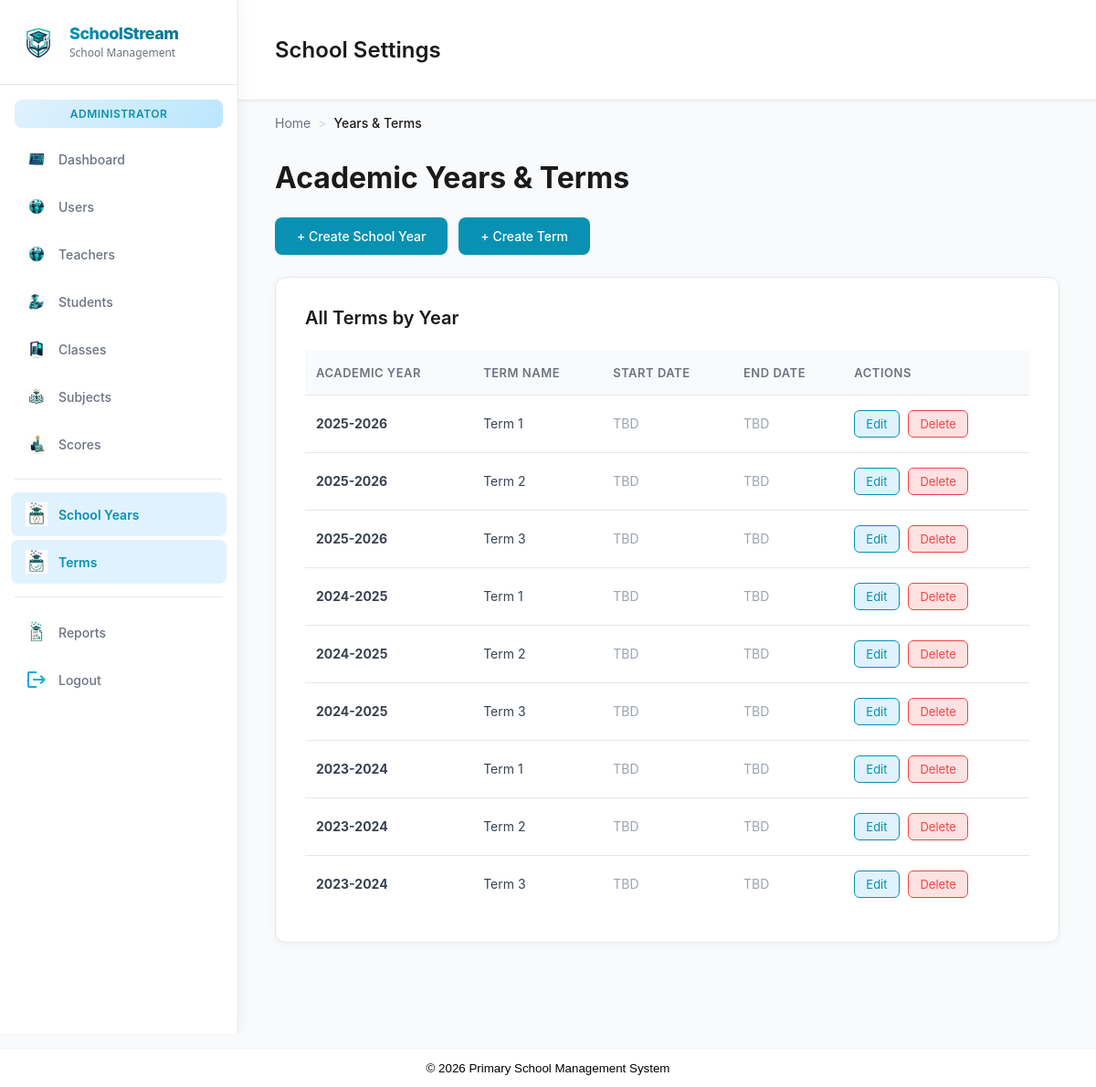
/views/school/years_terms.php (signed in), run on the app's committed database.
### tables this page shows
CREATE TABLE IF NOT EXISTS terms (
    term_id INT AUTO_INCREMENT PRIMARY KEY,
    term_name VARCHAR(20) NOT NULL,
    school_year_id INT NOT NULL,
    UNIQUE (term_name, school_year_id),
    CONSTRAINT fk_terms_year
        FOREIGN KEY (school_year_id) REFERENCES school_years(school_year_id)
        ON DELETE CASCADE
        ON UPDATE CASCADE
);

CREATE TABLE IF NOT EXISTS school_years (
    school_year_id INT AUTO_INCREMENT PRIMARY KEY,
    year_name VARCHAR(20) NOT NULL UNIQUE
);

### models/Model.php (called while the page is built, shortened)
<?php
abstract class Model {
    protected static $pdo = null;
    protected function getConnection() {
        if (self::$pdo === null) {
            self::$pdo = getDBConnection();
        }
        return self::$pdo;
    }
    protected function query($sql, $params = []) {
        $pdo = $this->getConnection();
        try {
            $stmt = $pdo->prepare($sql);
            $stmt->execute($params);
            return $stmt->fetchAll(PDO::FETCH_ASSOC);
        } catch (PDOException $e) {
            error_log("Model query error: " . $e->getMessage());
            return [];
        }
    }
}

### models/School.php (called while the page is built, shortened)
<?php
require_once __DIR__ . '/Model.php';
class School extends Model {
    public function getTermsWithYears() {
        $sql = "SELECT t.*, y.year_name
                FROM terms t
                JOIN school_years y ON t.school_year_id = y.school_year_id
                ORDER BY y.year_name DESC, t.term_name ASC";
        return $this->query($sql);
    }
}

### views/school/years_terms.php (the view, shortened to what this page needs)
<?php
$headerPath = __DIR__ . '/../../includes/header.php';
$parts = explode('/', trim($_SERVER['SCRIPT_NAME'], '/'));
$projectRoot = (isset($parts[1]) ? '/' . $parts[0] : '');
$extra_head = '<link rel="stylesheet" href="' . $projectRoot . '/public/assets/css/darkManagement.css?v=' . time() . '">';
require_once __DIR__ . '/../../models/School.php';
$schoolModel = new School();
$terms = $schoolModel->getTermsWithYears();
?>
<div class="Main-Container">
    <?php require_once dirname($headerPath) . '/sidebar.php'; ?>
    <main class="main-dashboard">
        <div class="header">
            <h2>School Settings</h2>
        </div>
        <nav class="breadcrumb">
            <div class="breadcrumb-item">
                <a href="<?php echo $projectRoot; ?>/views/dashboard/index.php" class="breadcrumb-link">Home</a>
            </div>
            <div class="breadcrumb-separator">></div>
            <div class="breadcrumb-item">
                <span class="breadcrumb-current">Years & Terms</span>
            </div>
        </nav>
        <h1>Academic Years & Terms</h1>
        <section style="padding: 0 40px 24px; display: flex; gap: 12px;">
            <a href="school_year_create.php" class="create-btn" style="text-decoration: none;">
                + Create School Year
            </a>
            <a href="term_create.php" class="create-btn" style="text-decoration: none;">
                + Create Term
            </a>
        </section>
        <section class="table-card">
            <h2>All Terms by Year</h2>
            <?php if (empty($terms)): ?>
                <div class="empty-state">
                    <div class="empty-state-content">
                        <svg class="empty-state-icon" width="64" height="64" viewBox="0 0 24 24" fill="none" stroke="currentColor" stroke-width="1.5">
                            <rect x="3" y="4" width="18" height="18" rx="2" ry="2"></rect>
                            <line x1="16" y1="2" x2="16" y2="6"></line>
                            <line x1="8" y1="2" x2="8" y2="6"></line>
                            <line x1="3" y1="10" x2="21" y2="10"></line>
                        </svg>
                        <h3>No terms found</h3>
                        <p>Create a school year first, then add terms to organize the academic calendar.</p>
                        <a href="school_year_create.php" class="empty-state-btn">+ Create School Year</a>
                    </div>
                </div>
            <?php else: ?>
                <table>
                    <thead>
                        <tr>
                            <th>Academic Year</th>
                            <th>Term Name</th>
                            <th>Start Date</th>
                            <th>End Date</th>
                            <th>Actions</th>
                        </tr>
                    </thead>
                    <tbody>
                        <?php foreach ($terms as $t): ?>
                            <tr>
                                <td><strong><?php echo e($t['year_name']); ?></strong></td>
                                <td><?php echo e($t['term_name']); ?></td>
                                <td><?php echo !empty($t['start_date']) ? date('M d, Y', strtotime($t['start_date'])) : '<span style="color: #9ca3af;">TBD</span>'; ?></td>
                                <td><?php echo !empty($t['end_date']) ? date('M d, Y', strtotime($t['end_date'])) : '<span style="color: #9ca3af;">TBD</span>'; ?></td>
                                <td>
                                    <a href="term_edit.php?id=<?php echo $t['term_id']; ?>" class="action-btn edit-btn">Edit</a>
                                    <a href="term_delete.php?id=<?php echo $t['term_id']; ?>" class="action-btn delete-btn" onclick="return confirm('Are you sure you want to delete this term?');">Delete</a>
                                </td>
                            </tr>
                        <?php endforeach; ?>
                    </tbody>
                </table>
            <?php endif; ?>
        </section>
    </main>
</div>
<?php require __DIR__ . '/../../includes/footer.php'; ?>

### public/assets/css/darkManagement.css (style rules this page uses)
.Main-Container h1, .Main-Container h2, .Main-Container h3, .main-dashboard h1, .main-dashboard h2, .form-card h2, .table-card h2 { color: #1a1a1a !important; }
body.management-page, body:has(.Main-Container) { margin: 0 !important; padding: 0 !important; background: #f9fafb !important; height: auto !important; display: block !important; align-items: initial !important; justify-content: initial !important; }
.Main-Container { margin: 0; padding: 0; font-family: -apple-system, BlinkMacSystemFont, 'Segoe UI', Roboto, 'Helvetica Neue', Arial, sans-serif; background: #f9fafb; display: flex; height: 100vh; overflow: hidden; color: #1a1a1a; width: 100%; }
.main-dashboard { flex: 1; padding: 0; background: #f9fafb; overflow-y: auto; height: 100vh; }
.main-dashboard .header { display: flex; justify-content: space-between; align-items: center; background: #ffffff; border-bottom: 1px solid #e5e7eb; padding: 0px 40px; width: 100%; box-sizing: border-box; margin-bottom: 0; box-shadow: 0 1px 3px rgba(0, 0, 0, 0.05); }
.main-dashboard .header h2 { font-family: -apple-system, BlinkMacSystemFont, 'Segoe UI', Roboto, sans-serif; font-weight: 600; font-size: 24px; padding: 20px 0; color: #1a1a1a; }
.main-dashboard h1 { font-family: -apple-system, BlinkMacSystemFont, 'Segoe UI', Roboto, sans-serif; font-weight: 700; font-size: 32px; color: #1a1a1a; padding: 32px 40px 24px; margin: 0; }
button, .btn, .create-btn { background: #0891b2; color: white; border: none; padding: 12px 24px; border-radius: 8px; cursor: pointer; font-size: 14px; font-weight: 500; transition: all 0.2s ease; font-family: -apple-system, BlinkMacSystemFont, 'Segoe UI', Roboto, sans-serif; }
.table-card { background: #ffffff; border-radius: 12px; padding: 32px; margin: 0 40px 40px; border: 1px solid #e5e7eb; box-shadow: 0 2px 8px rgba(0, 0, 0, 0.04); overflow-x: auto; }
.table-card h2 { margin: 0 0 24px; font-size: 20px; font-weight: 600; color: #1a1a1a; }
table { width: 100%; border-collapse: collapse; background: #ffffff; }
th, td { padding: 16px 12px; text-align: left; border-bottom: 1px solid #e5e7eb; }
th { font-weight: 600; color: #6b7280; font-size: 13px; text-transform: uppercase; letter-spacing: 0.5px; background: #f9fafb; }
td { color: #374151; font-size: 14px; }
tbody tr { transition: background-color 0.2s ease; }
tbody tr:last-child td { border-bottom: none; }
.action-btn { padding: 6px 12px; font-size: 13px; border-radius: 6px; margin-right: 6px; text-decoration: none; display: inline-block; transition: all 0.2s ease; }
.edit-btn { background: #e0f2fe; color: #0891b2; border: 1px solid #0891b2; }
.delete-btn { background: #fee2e2; color: #ef4444; border: 1px solid #ef4444; }
.breadcrumb { display: flex; align-items: center; gap: 8px; padding: 16px 40px 0; font-size: 14px; color: #6b7280; flex-wrap: wrap; }
.breadcrumb-item { display: flex; align-items: center; gap: 8px; }
.breadcrumb-link { color: #6b7280; text-decoration: none; transition: color 0.2s ease; }
.breadcrumb-separator { color: #d1d5db; display: flex; align-items: center; }
.breadcrumb-current { color: #1a1a1a; font-weight: 500; }

### includes/header.php (style rules this page uses)
body { font-family:Arial,Helvetica,sans-serif;margin:0;padding:0 }

### data on the page
terms: school_year.year_name "2025-2026", term_name "Term 1"
terms: school_year.year_name "2025-2026", term_name "Term 2"
terms: school_year.year_name "2025-2026", term_name "Term 3"
terms: school_year.year_name "2024-2025", term_name "Term 1"
terms: school_year.year_name "2024-2025", term_name "Term 2"
terms: school_year.year_name "2024-2025", term_name "Term 3"
terms: school_year.year_name "2023-2024", term_name "Term 1"
terms: school_year.year_name "2023-2024", term_name "Term 2"
terms: school_year.year_name "2023-2024", term_name "Term 3"
